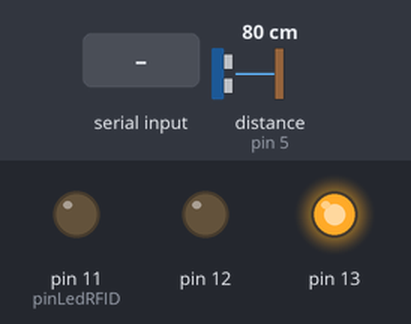
A sketch run on a simulated Arduino Uno, built with avr-gcc and run on an emulated ATmega328P. Shown: output pins drawn as LEDs (lit = HIGH). Inputs (shaded band) come from the test bench; at power-on: distance to the obstacle (sensor on pin 5) 80 cm. The echo pulse lasts 58.3 µs per cm.

Above: at 1.2 s.
1.3 s: distance to the obstacle (sensor on pin 5) set to 55 cm
2.8 s: distance to the obstacle (sensor on pin 5) set to 46 cm
At 4.2 s:
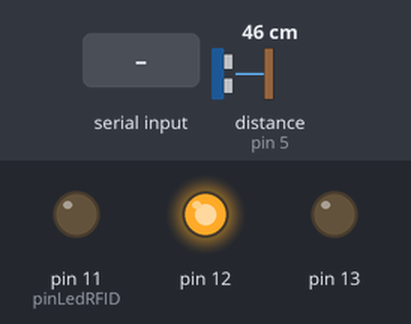
5.8 s: "1" received over the second serial link
At 6.6 s:
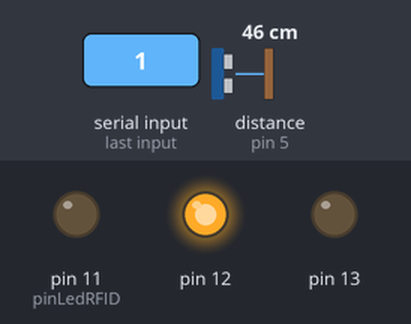
7.4 s: distance to the obstacle (sensor on pin 5) set to 60 cm
At 7.8 s:
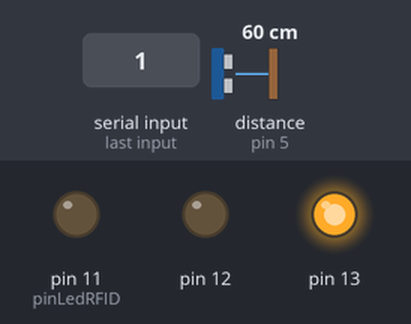
8.9 s: distance to the obstacle (sensor on pin 5) set to 2 cm
At 10.0 s:
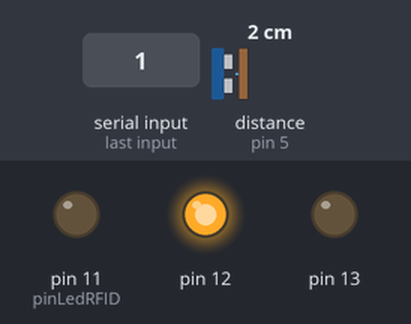
Timing chart, 0 to 11.4 s (numbered marks = the images above; inputs shaded):
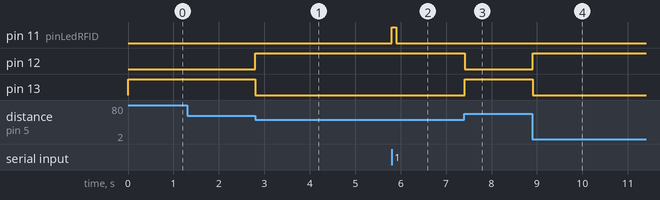

Measured:
- the behaviour switches between 51 and 50 cm on distance to the obstacle (sensor on pin 5) (found by bisection; images 0 and 1)
- after the input at 1.3 s, every drawn part: stays the same
- after the input at 2.8 s, pin 12: LOW → HIGH at once; pin 13: HIGH → LOW at once
- after the input at 5.8 s, pin 11 (pinLedRFID): LOW → HIGH at once, → LOW 0.10 s later
- after the input at 7.4 s, pin 12: HIGH → LOW at once; pin 13: LOW → HIGH at once
- after the input at 8.9 s, pin 12: LOW → HIGH at once; pin 13: HIGH → LOW at once

The sketch:

vagas_rfid_ultrasonic.ino
```cpp
#include <ArduinoJson.h>
#define SENSOR 0
#include <Ultrasonic.h>
#include <SoftwareSerial.h>
#include<String.h>

#define rxPin 2
#define txPin 3
#define pino_trigger 4
#define pino_echo 5
#define pinLedRFID 11
SoftwareSerial mySerial =  SoftwareSerial(rxPin, txPin);
Ultrasonic ultrasonic(pino_trigger, pino_echo);
int data1 = 0, dado = 0;
int newtag[14] = {0,0,0,0,0,0,0,0,0,0,0,0,0,0};

typedef struct Vaga
{
  int idVaga;
  int sensorVermelhoLED;
  int sensorAmareloLED;
  int statusSensor;
  double latitude;
  double longitude;
} vaga;

vaga b1;


int configuraStatusVaga(vaga *b, int statusSensor){
  b->statusSensor = statusSensor;
  return 0;
}

void clearTag(){
   for (int z=0; z<14; z++)
    {
      newtag[z]=0;
    }
}

void readTag()
// poll serial port to see if tag data is coming in (i.e. a read attempt)
{
  if (mySerial.available() > 0) // if a read has been attempted
  {
    // read the incoming number on serial RX
    digitalWrite(pinLedRFID, HIGH);
    delay(100);  // Needed to allow time for the data to come in from the serial buffer.
    for (int z=0; z<14; z++) // read the rest of the tag
    {
      data1=mySerial.read();
      newtag[z]=data1;
    }
    digitalWrite(pinLedRFID, LOW);
    mySerial.flush(); // stops multiple reads
  }
}

int criaJson(vaga *b){
  StaticJsonBuffer<256> jsonBuffer;
  JsonObject& root = jsonBuffer.createObject();
  root["vaga"] = b->idVaga;
  root["ocupada"] = b->statusSensor;
  root["latitude"] = b->latitude;
  root["longitude"] = b->longitude;
  JsonArray& array = jsonBuffer.createArray();
  for (int i=0; i<14; i++) {
    String str = String( newtag[i] , DEC );
    array.add(str);
  }
  root["key"] = array;

  root.printTo(Serial);
  Serial.println("");
}

int configuraVaga(vaga *b,int idVaga, int sensorVermelhoLED, int sensorAmareloLED, double latitude, double longitude){
  b->idVaga = idVaga;
  b->sensorVermelhoLED = sensorVermelhoLED;
  b->sensorAmareloLED = sensorAmareloLED;
  b->longitude = longitude;
  b->latitude = latitude;
  pinMode(b->sensorVermelhoLED, OUTPUT);
  pinMode(b->sensorAmareloLED, OUTPUT);
  return 0;
}
int count = 0;
int checkVaga(vaga *b){

  float cmMsec, inMsec = 0;
  long microsec = ultrasonic.timing();

  for(int i = 0; i < 4; i++)
  inMsec += ultrasonic.convert(microsec, Ultrasonic::CM);

  cmMsec = inMsec/4;
  if (cmMsec > 50)
  {
    configuraStatusVaga(b, 0);
    digitalWrite(b->sensorVermelhoLED, HIGH);
    digitalWrite(b->sensorAmareloLED, LOW);

    clearTag();
  }
  else
  {
    configuraStatusVaga(b, 1);
    digitalWrite(b->sensorVermelhoLED, LOW);
    digitalWrite(b->sensorAmareloLED, HIGH);
    readTag();

  }
  return 0;
}


void setup() {
  configuraVaga(&b1,1, 13, 12, 15153123, 54579412);
  pinMode(rxPin, INPUT);
  pinMode(txPin, OUTPUT);

  pinMode(pinLedRFID, OUTPUT);
  mySerial.begin(9600);
  mySerial.flush();
  Serial.begin(9600);
}

void loop() {
    checkVaga(&b1);
    if(Serial.available() > 0){
      dado = Serial.read();
      switch(dado){
                case 1:
                   criaJson(&b1);
                break;
    }
  }
}
```
